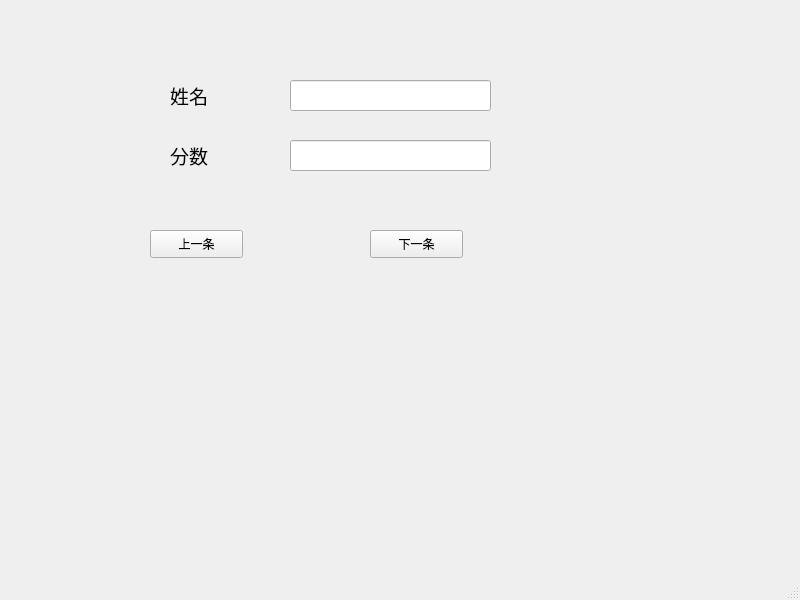
<?xml version="1.0" encoding="UTF-8"?>
<ui version="4.0">
 <class>MainWindow</class>
 <widget class="QMainWindow" name="MainWindow">
  <property name="geometry">
   <rect>
    <x>0</x>
    <y>0</y>
    <width>800</width>
    <height>600</height>
   </rect>
  </property>
  <property name="windowTitle">
   <string>MainWindow</string>
  </property>
  <widget class="QWidget" name="centralwidget">
   <widget class="QPushButton" name="pushButton">
    <property name="geometry">
     <rect>
      <x>150</x>
      <y>230</y>
      <width>93</width>
      <height>28</height>
     </rect>
    </property>
    <property name="text">
     <string>上一条</string>
    </property>
   </widget>
   <widget class="QPushButton" name="pushButton_2">
    <property name="geometry">
     <rect>
      <x>370</x>
      <y>230</y>
      <width>93</width>
      <height>28</height>
     </rect>
    </property>
    <property name="text">
     <string>下一条</string>
    </property>
   </widget>
   <widget class="QLabel" name="label">
    <property name="geometry">
     <rect>
      <x>170</x>
      <y>80</y>
      <width>101</width>
      <height>31</height>
     </rect>
    </property>
    <property name="font">
     <font>
      <pointsize>14</pointsize>
     </font>
    </property>
    <property name="text">
     <string>姓名</string>
    </property>
   </widget>
   <widget class="QLabel" name="label_2">
    <property name="geometry">
     <rect>
      <x>170</x>
      <y>140</y>
      <width>101</width>
      <height>31</height>
     </rect>
    </property>
    <property name="font">
     <font>
      <pointsize>14</pointsize>
     </font>
    </property>
    <property name="text">
     <string>分数</string>
    </property>
   </widget>
   <widget class="QLineEdit" name="lineEdit">
    <property name="geometry">
     <rect>
      <x>290</x>
      <y>80</y>
      <width>201</width>
      <height>31</height>
     </rect>
    </property>
   </widget>
   <widget class="QLineEdit" name="lineEdit_2">
    <property name="geometry">
     <rect>
      <x>290</x>
      <y>140</y>
      <width>201</width>
      <height>31</height>
     </rect>
    </property>
   </widget>
  </widget>
  <widget class="QMenuBar" name="menubar">
   <property name="geometry">
    <rect>
     <x>0</x>
     <y>0</y>
     <width>800</width>
     <height>26</height>
    </rect>
   </property>
  </widget>
  <widget class="QStatusBar" name="statusbar"/>
 </widget>
 <resources/>
 <connections/>
</ui>
